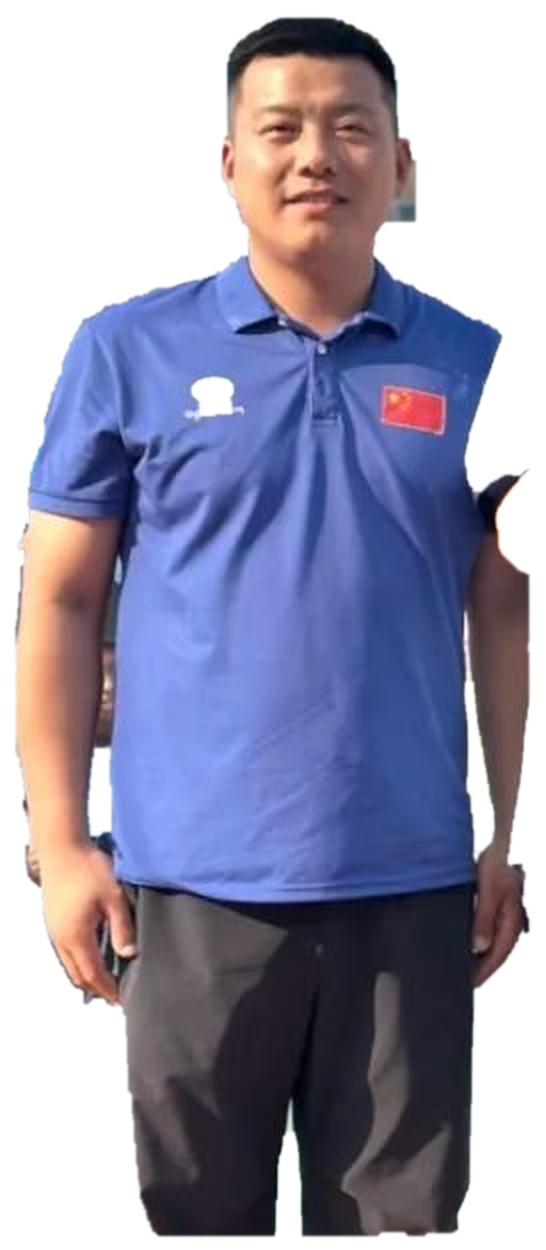
#> input picture build/cutout.png, 546 x 1250 px
$ python build_sprites.py
#> lines starting #> are read from the running program, lines starting #| are printed output that depends on the picture; after the words box and inside, x2 and y2 are one past the last pixel; in counts of white or black regions, pixels touching at a corner belong together
### tools/rig.py
# -*- coding: utf-8 -*-
"""姿态装配 v11：胶囊躯干 + 干净胸口布料；四肢挂到正确位置；步态幅度加大。"""
import math
import os
import sys
import cv2
import numpy as np
from PIL import Image, ImageDraw, ImageFilter

ROOT = os.path.dirname(os.path.dirname(os.path.abspath(__file__)))
OUT = os.path.join(ROOT, "build")
SRC = Image.open(os.path.join(OUT, "cutout.png")).convert("RGBA")   # 由 tools/cutout.py 生成
#> SRC is the input picture: PIL image 546x1250 RGBA; mean R, G, B, A 124.3, 128.1, 150.1, 167.3


def fill_holes(img):
    a = np.array(img)
    alpha = a[:, :, 3]
    m = (alpha > 40).astype(np.uint8)
    h, w = m.shape
    ff = m.copy()
    cv2.floodFill(ff, np.zeros((h + 2, w + 2), np.uint8), (0, 0), 1)
    holes = (~ff.astype(bool)) & (m == 0)
    if holes.any():
        bgr = cv2.inpaint(cv2.cvtColor(a[:, :, :3], cv2.COLOR_RGB2BGR), holes.astype(np.uint8) * 255, 3, cv2.INPAINT_TELEA)
        a[:, :, :3] = cv2.cvtColor(bgr, cv2.COLOR_BGR2RGB)
        alpha[holes] = 255
    return Image.fromarray(a)


def dark(im, f):
    a = np.array(im).astype(np.float32)
    a[..., :3] *= f
    return Image.fromarray(np.clip(a, 0, 255).astype(np.uint8))


def fade_top(im, px):
    w, h = im.size
    g = Image.new("L", (1, h), 255)
    for y in range(min(px, h)):
        g.putpixel((0, y), int(255 * (y / max(1, px)) ** 0.7))
    g = g.resize((w, h)).filter(ImageFilter.GaussianBlur(3))
    a = np.array(im)
    a[:, :, 3] = (a[:, :, 3].astype(np.float32) * np.array(g).astype(np.float32) / 255).astype(np.uint8)
    return Image.fromarray(a)


def head_piece():
    im = fill_holes(SRC.crop((196, 0, 434, 258)))
    a = np.array(im)
    rgb = a[:, :, :3].astype(np.int16)
    blue = (rgb[:, :, 2] > rgb[:, :, 0] + 30) & (rgb[:, :, 2] > 90)
    a[:, :, 3][blue] = 0
    im = Image.fromarray(a)
    m = Image.new("L", im.size, 0)
    ImageDraw.Draw(m).ellipse((7, -4, 231, 236), fill=255)
    m = m.filter(ImageFilter.GaussianBlur(4))
    base = im.getchannel("A").point(lambda v: 255 if v > 60 else 0)
    im.putalpha(Image.composite(im.getchannel("A"), Image.new("L", im.size, 0), Image.composite(m, Image.new("L", im.size, 0), base)))
    return im


SHIRT_TEX = fill_holes(SRC.crop((150, 372, 438, 716))).rotate(-90, expand=True, resample=Image.BICUBIC)
#> in fill_holes, `m = (alpha > 40).astype(np.uint8)`:
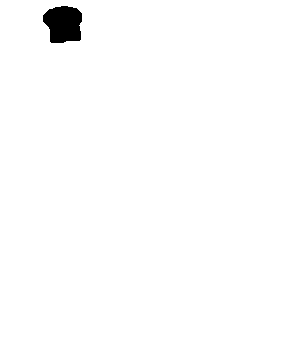
#> m: shape (344, 288); values 0 (black) and 1 (white), 98.8% white; 1 black region, box (x1, y1, x2, y2) and area: (43, 6, 82, 43) 1155
#> in fill_holes, `a[:, :, :3] = cv2.cvtColor(bgr, cv2.COLOR_BGR2RGB)`: a: shape (344, 288, 4); mean R, G, B, A 98.5, 113, 182.8, 251.6
#> in fill_holes, `alpha[holes] = 255`: alpha: shape (344, 288); min 43, max 255, mean 254.6
PANTS_TEX = fill_holes(SRC.crop((110, 860, 460, 1246)))
#> in fill_holes (call 2), `m = (alpha > 40).astype(np.uint8)`: m: shape (386, 350); values 0 (black) and 1 (white), 92% white; 1 black region, box (x1, y1, x2, y2) and area: (0, 147, 350, 386) 10752
#> in fill_holes (call 2), `a[:, :, :3] = cv2.cvtColor(bgr, cv2.COLOR_BGR2RGB)`: a: shape (386, 350, 4); mean R, G, B, A 62.6, 59.8, 72.9, 233.2
#> in fill_holes (call 2), `alpha[holes] = 255`:
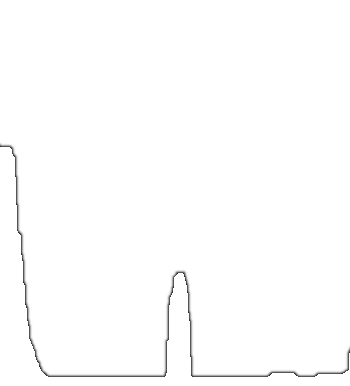
#> alpha: shape (386, 350); min 43, max 255, mean 253.3
HEAD = head_piece()
#> in fill_holes (call 3), `m = (alpha > 40).astype(np.uint8)`: m: shape (258, 238); values 0 (black) and 1 (white), 64.3% white; 1 black region, box (x1, y1, x2, y2) and area: (0, 0, 238, 258) 21905
#> in fill_holes (call 3), `cv2.floodFill(ff, np.zeros((h + 2, w + 2), np.uint8), (0, 0), 1)`: ff: shape (258, 238); every value is 1
#> in fill_holes (call 3), `holes = (~ff.astype(bool)) & (m == 0)`: holes: shape (258, 238) bool; every value is 0
#> in head_piece, `blue = (rgb[:, :, 2] > rgb[:, :, 0] + 30) & (rgb[:, :, 2] > 90)`: blue: shape (258, 238) bool; 8.4% white; 7 white regions (2 under 20 px), largest, box (x1, y1, x2, y2) and area: (135, 0, 224, 21) 1540, (0, 0, 85, 20) 1433, (3, 60, 30, 118) 1267, (203, 65, 223, 122) 844, (40, 253, 51, 258) 37
#> in head_piece, `a[:, :, 3][blue] = 0`: a: shape (258, 238, 4); mean R, G, B, A 173.6, 152, 143.2, 161
#> in head_piece, `ImageDraw.Draw(m).ellipse((7, -4, 231, 236), fill=255)`: m: PIL image 238x258 L; 69.1% white; 1 black region, box (x1, y1, x2, y2) and area: (0, 0, 238, 258) 19001
#> in head_piece, `base = im.getchannel("A").point(lambda v: 255 if v > 60 else 0)`: base: PIL image 238x258 L; 64.1% white; 2 black regions (1 under 20 px), largest, box (x1, y1, x2, y2) and area: (0, 0, 238, 258) 22035
ARM = fill_holes(SRC.crop((16, 380, 200, 990)))
#> in fill_holes (call 4), `m = (alpha > 40).astype(np.uint8)`: m: shape (610, 184); values 0 (black) and 1 (white), 91% white; 4 black regions, box (x1, y1, x2, y2) and area: (0, 376, 63, 610) 4904, (0, 0, 40, 239) 3547, (73, 369, 95, 455) 1588, (177, 1, 184, 21) 92
#> in fill_holes (call 4), `cv2.floodFill(ff, np.zeros((h + 2, w + 2), np.uint8), (0, 0), 1)`:
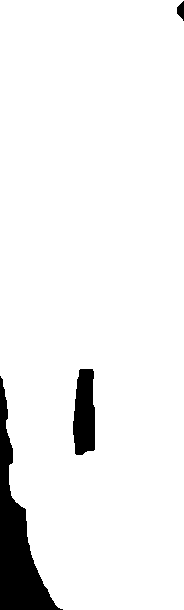
#> ff: shape (610, 184); values 0 (black) and 1 (white), 94.1% white; 3 black regions, box (x1, y1, x2, y2) and area: (0, 376, 63, 610) 4904, (73, 369, 95, 455) 1588, (177, 1, 184, 21) 92
#> in fill_holes (call 4), `a[:, :, :3] = cv2.cvtColor(bgr, cv2.COLOR_BGR2RGB)`:
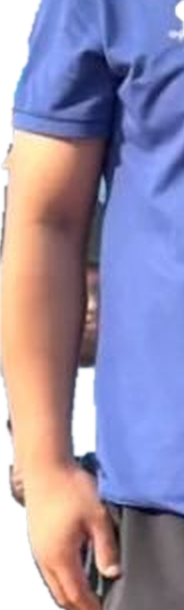
#> a: shape (610, 184, 4); mean R, G, B, A 140.8, 133.5, 163, 229.9; transparent parts drawn white
#> in fill_holes (call 4), `alpha[holes] = 255`: alpha: shape (610, 184); min 0, max 255, mean 244.7
LEG = fill_holes(SRC.crop((186, 856, 340, 1246)))
#> in fill_holes (call 5), `m = (alpha > 40).astype(np.uint8)`: m: shape (390, 154); values 0 (black) and 1 (white), 94.3% white; 1 black region, box (x1, y1, x2, y2) and area: (0, 277, 154, 390) 3413
#> in fill_holes (call 5), `a[:, :, :3] = cv2.cvtColor(bgr, cv2.COLOR_BGR2RGB)`:
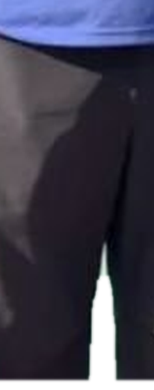
#> a: shape (390, 154, 4); mean R, G, B, A 51.9, 51.7, 67.9, 239; transparent parts drawn white
#> in fill_holes (call 5), `alpha[holes] = 255`:
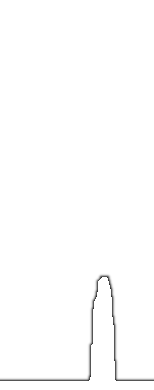
#> alpha: shape (390, 154); min 44, max 255, mean 253.3

W, H = 820, 500
GROUND = 432
BH = 146
BW = 320
HIP_X = 180
BODY_TOP = GROUND - 108 - BH
BODY_BOT = BODY_TOP + BH
SHO_X = HIP_X + BW

LEG_TOP = BODY_BOT - 58
leg = fade_top(LEG.resize((int(LEG.size[0] * (GROUND - LEG_TOP) / LEG.size[1]), GROUND - LEG_TOP), Image.LANCZOS),
               int((GROUND - LEG_TOP) * 0.26))
#> in fade_top, `g = g.resize((w, h)).filter(ImageFilter.GaussianBlur(3))`:
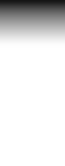
#> g: PIL image 65x166 L; min 21, max 255, mean 226.9
ARM_TOP = BODY_BOT - 68
arm = fade_top(ARM.resize((int(ARM.size[0] * (GROUND - ARM_TOP) / ARM.size[1]), GROUND - ARM_TOP), Image.LANCZOS),
               int((GROUND - ARM_TOP) * 0.28))
AW, AH = arm.size
#> AW = 53; AH = 176
LW, LH = leg.size
#> LW = 65; LH = 166

HEAD_H = int(BH * 1.18)
head = HEAD.resize((int(HEAD.size[0] * HEAD_H / HEAD.size[1]), HEAD_H), Image.LANCZOS)
HW, HH = head.size
#> HW = 158; HH = 172
HX = SHO_X - int(HW * 0.56)
#> HX = 412
HY = BODY_TOP - int(BH * 0.06)


def body_layer():
    """胶囊躯干：前段衬衫布料（露旗子），后段裤料，前低后高一点点。"""
    front_w = int(BW * 0.66)
    strip = Image.new("RGBA", (BW, BH), (0, 0, 0, 0))
    strip.alpha_composite(SHIRT_TEX.resize((front_w, BH), Image.LANCZOS), (0, 0))
    strip.alpha_composite(PANTS_TEX.resize((BW - front_w, BH), Image.LANCZOS), (front_w, 0))
    m = Image.new("L", (BW * 2, BH * 2), 0)
    ImageDraw.Draw(m).rounded_rectangle((0, 0, BW * 2 - 1, BH * 2 - 1), BH, fill=255)
    m = m.resize((BW, BH), Image.LANCZOS)
    strip.putalpha(m)
    return strip


BODY = body_layer()
print("body", (BW, BH), "arm", (AW, AH), "leg", (LW, LH), "head", (HW, HH))
#| body (320, 146) arm (53, 176) leg (65, 166) head (158, 172)


def put(canvas, im, angle, top_left):
    r = im.rotate(angle, expand=True, resample=Image.BICUBIC) if angle else im
    canvas.alpha_composite(r, (int(top_left[0] - (r.size[0] - im.size[0]) / 2),
                               int(top_left[1] - (r.size[1] - im.size[1]) / 2)))
    return r


def scene(pose="crawl", t=0.0, dbg=False):
    canvas = Image.new("RGBA", (W, H), (0, 0, 0, 0))
    sh = Image.new("RGBA", (W, H), (0, 0, 0, 0))
    ImageDraw.Draw(sh).ellipse((HIP_X - 60, GROUND - 10, SHO_X + 90, GROUND + 26), fill=(15, 15, 20, 110))
    canvas = Image.alpha_composite(canvas, sh.filter(ImageFilter.GaussianBlur(12)))

    if pose == "crawl":
        sw = math.cos(2 * math.pi * t)
        arm_n = (SHO_X - int(AW * 1.10), ARM_TOP + 2 + 8 * sw)
        arm_f = (SHO_X - int(AW * 1.55), ARM_TOP - 2 - 8 * sw)
        leg_n = (HIP_X + int(BW * 0.16), LEG_TOP + 2 - 8 * sw)
        leg_f = (HIP_X - int(BW * 0.02), LEG_TOP - 2 + 8 * sw)
        a_arm_n, a_arm_f = 6 + 12 * sw, 6 - 12 * sw
        a_leg_n, a_leg_f = 6 - 10 * sw, 6 + 10 * sw
        hx, hy, hang = HX, HY, 4
        body_top = BODY_TOP
    else:
        arm_n = (SHO_X - int(AW * 0.6), BODY_BOT - 34)
        arm_f = (SHO_X - int(AW * 0.95), BODY_BOT - 36)
        leg_n = (HIP_X + int(BW * 0.10), BODY_BOT - 40)
        leg_f = (HIP_X - int(BW * 0.06), BODY_BOT - 38)
        a_arm_n, a_arm_f = -84, -74
        a_leg_n, a_leg_f = 70, 82
        hx, hy, hang = HX + 24, BODY_BOT - int(HH * 0.24) - int(22 * t), -62 + 14 * t
        body_top = BODY_TOP + 22

    # 先贴四肢（顶端藏进躯干下面），再贴躯干，最后贴头
    put(canvas, dark(leg, 0.70), a_leg_f, leg_f)
    put(canvas, dark(arm, 0.74), a_arm_f, arm_f)
    put(canvas, leg, a_leg_n, leg_n)
    put(canvas, arm, a_arm_n, arm_n)
    canvas.alpha_composite(BODY, (HIP_X, body_top))
    put(canvas, head, hang, (hx, hy))
    if dbg:
        c = canvas.copy()
        d = ImageDraw.Draw(c)
        d.line([(0, GROUND), (W, GROUND)], fill=(255, 0, 0, 255), width=2)
        d.rectangle((HIP_X, body_top, SHO_X, body_top + BH), outline=(0, 0, 255, 255), width=2)
        canvas = c
    return canvas


# [21 lines left out: function sheet, not called in this run]


# [4 lines that do not run on import are left out]

### tools/build_sprites.py
# -*- coding: utf-8 -*-
"""从照片生成桌宠帧：crawl_0..3（爬行）+ kowtow_0..2（磕头），输出到 assets/sprites/。

前置：先跑 tools/cutout.py 生成 build/cutout.png
运行：python tools/build_sprites.py
"""
import os
import sys

from PIL import Image

ROOT = os.path.dirname(os.path.dirname(os.path.abspath(__file__)))
sys.path.insert(0, os.path.join(ROOT, "tools"))
import rig as R  # noqa: E402

OUT = os.path.join(ROOT, "assets", "sprites")
H_PX = 260          # 成品高度（桌宠实际显示高度）
PAD = 8
CRAWL_T = (0.0, 0.25, 0.5, 0.75)
KOWTOW_T = (0.0, 0.5, 1.0)


def union_bbox(images):
    box = None
    for im in images:
        b = im.getbbox()
        box = b if box is None else (min(box[0], b[0]), min(box[1], b[1]),
                                     max(box[2], b[2]), max(box[3], b[3]))
    return box


def main():
    os.makedirs(OUT, exist_ok=True)
    crawl = [R.scene("crawl", t) for t in CRAWL_T]
    kowtow = [R.scene("kowtow", t) for t in KOWTOW_T]
    box = union_bbox(crawl + kowtow)
    box = (max(0, box[0] - PAD), max(0, box[1] - PAD), min(R.W, box[2] + PAD), min(R.H, box[3] + PAD))
    cw, ch = box[2] - box[0], box[3] - box[1]
    scale = H_PX / float(ch)
    w_px = int(round(cw * scale))
    print("bbox", box, "-> canvas", (w_px, H_PX))

    for i, im in enumerate(crawl):
        im.crop(box).resize((w_px, H_PX), Image.LANCZOS).save(os.path.join(OUT, "crawl_%d.png" % i))
    for i, im in enumerate(kowtow):
        im.crop(box).resize((w_px, H_PX), Image.LANCZOS).save(os.path.join(OUT, "kowtow_%d.png" % i))
    print("saved 7 frames ->", OUT)


if __name__ == "__main__":
    main()
#> in main, `crawl = [R.scene("crawl", t) for t in CRAWL_T]`: crawl = 4 items
#> in main, `kowtow = [R.scene("kowtow", t) for t in KOWTOW_T]`: kowtow = 3 items
#> in main, `box = union_bbox(crawl + kowtow)`: box = (95, 178, 616, 488)
#> in main, `box = (max(0, box[0] - PAD), max(0, box[1] - PAD), min(R.W, box[2] + P..`: box = (87, 170, 624, 496)
#> in main, `cw, ch = box[2] - box[0], box[3] - box[1]`: cw = 537; ch = 326
#> in main, `scale = H_PX / float(ch)`: scale = 0.798
#> in main, `w_px = int(round(cw * scale))`: w_px = 428
#| bbox (87, 170, 624, 496) -> canvas (428, 260)
#> the loop in main, `for i, im in enumerate(crawl):` made 4 passes
#> the loop in main, `for i, im in enumerate(kowtow):` made 3 passes
#| saved 7 frames -> assets/sprites

$ run again, with assets/source.jpg saved as build/cutout.png
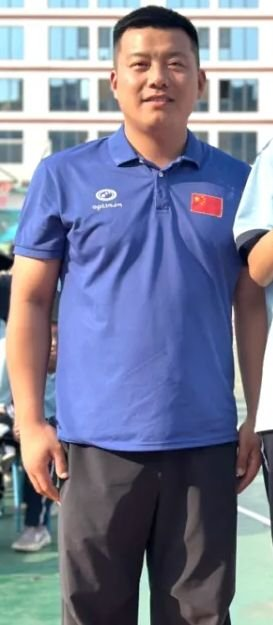
#> input picture assets/source.jpg, 273 x 625 px
#> in fill_holes, `alpha = a[:, :, 3]`:
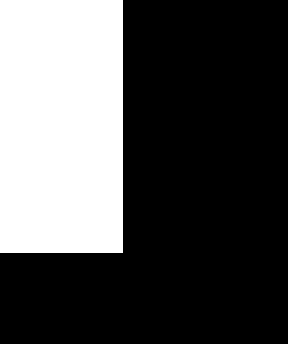
#> alpha: shape (344, 288); 31.4% white; 1 white region, box (x1, y1, x2, y2) and area: (0, 0, 123, 253) 31119
#> ff: shape (386, 350); every value is 1
#> holes: shape (258, 238) bool; 67.6% white; 1 black region, box (x1, y1, x2, y2) and area: (0, 0, 77, 258) 19866
#> bgr: shape (258, 238, 3)
#> blue: shape (258, 238) bool; 12.4% white; 15 white regions (8 under 20 px), largest, box (x1, y1, x2, y2) and area: (0, 136, 63, 258) 5138, (23, 27, 63, 61) 1202, (32, 80, 60, 104) 472
#> holes: shape (610, 184) bool; 59.8% white; 1 black region, box (x1, y1, x2, y2) and area: (0, 0, 184, 245) 45080
#> bgr: shape (610, 184, 3)
#> ff: shape (390, 154); every value is 1
#> g: PIL image 53x176 L
#> in fade_top (call 2), `a[:, :, 3] = (a[:, :, 3].astype(np.float32) * np.array(g).astype(np.fl..`:
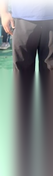
#> a: shape (176, 53, 4); mean R, G, B, A 106.1, 114.2, 118.3, 224.9; transparent parts drawn white
#> strip: PIL image 320x146 RGBA; every value is 0
#| body (320, 146) arm (53, 176) leg (65, 166) head (158, 172)
#> crawl = 4 items
#> kowtow = 3 items
#> in main, `box = union_bbox(crawl + kowtow)`: box = (95, 168, 616, 488)
#> in main, `box = (max(0, box[0] - PAD), max(0, box[1] - PAD), min(R.W, box[2] + P..`: box = (87, 160, 624, 496)
#> cw = 537; ch = 336
#> scale = 0.774
#> w_px = 416
#| bbox (87, 160, 624, 496) -> canvas (416, 260)
#> the loop in main, `for i, im in enumerate(crawl):` made 4 passes
#> the loop in main, `for i, im in enumerate(kowtow):` made 3 passes
#| saved 7 frames -> assets/sprites

$ run again, with assets/portrait.jpg saved as build/cutout.png
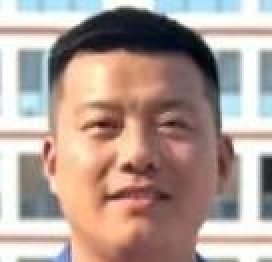
#> input picture assets/portrait.jpg, 136 x 131 px (shown 2 times larger)
#> alpha: shape (344, 288); every value is 0
#> ff: shape (344, 288); every value is 1
#> SHIRT_TEX: PIL image 344x288 RGBA; every value is 0
#> alpha: shape (386, 350); every value is 0
#> ff: shape (386, 350); every value is 1
#> alpha: shape (258, 238); every value is 0
#> ff: shape (258, 238); every value is 1
#> rgb: shape (258, 238, 3) int16; every value is 0
#> alpha: shape (610, 184); every value is 0
#> ff: shape (610, 184); every value is 1
#> alpha: shape (390, 154); every value is 0
#> ff: shape (390, 154); every value is 1
#> g: PIL image 53x176 L
#> head: PIL image 158x172 RGBA; every value is 0
#> in body_layer, `ImageDraw.Draw(m).rounded_rectangle((0, 0, BW * 2 - 1, BH * 2 - 1), BH..`:
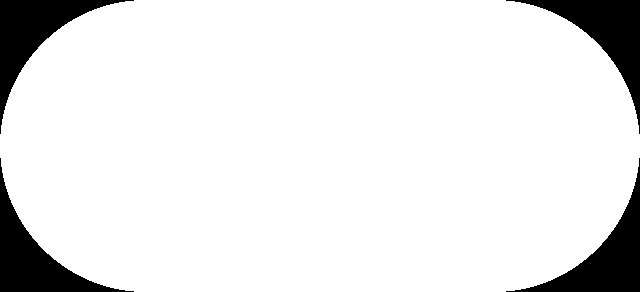
#> m: PIL image 640x292 L; 90.2% white; 4 black regions, box (x1, y1, x2, y2) and area: (0, 0, 134, 134) 4585, (506, 0, 640, 134) 4585, (0, 158, 134, 292) 4585, (506, 158, 640, 292) 4585
#| body (320, 146) arm (53, 176) leg (65, 166) head (158, 172)
#> r: PIL image 109x178 RGBA; every value is 0
#> r: PIL image 73x182 RGBA; every value is 0
#> r: PIL image 77x172 RGBA; every value is 0
#> r: PIL image 105x184 RGBA; every value is 0
#> r: PIL image 170x184 RGBA; every value is 0
#> r: PIL image 83x172 RGBA; every value is 0
#> crawl = 4 items
#> r: PIL image 175x88 RGBA; every value is 0
#> r: PIL image 185x100 RGBA; every value is 0
#> r: PIL image 179x118 RGBA; every value is 0
#> r: PIL image 181x72 RGBA; every value is 0
#> in scene (call 5), `canvas.alpha_composite(BODY, (HIP_X, body_top))`:
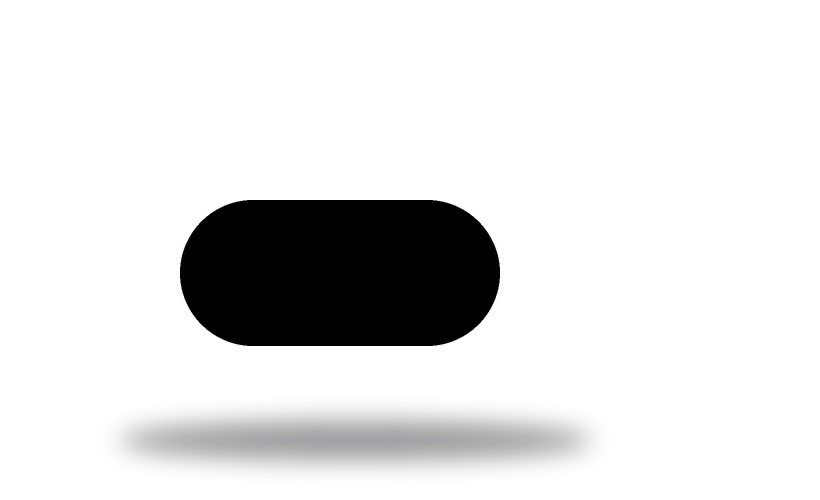
#> canvas: PIL image 820x500 RGBA; mean R, G, B, A 0.5, 0.5, 0.7, 29.9; transparent parts drawn white
#> kowtow = 3 items
#> in main, `box = union_bbox(crawl + kowtow)`: box = (95, 178, 616, 488)
#> in main, `box = (max(0, box[0] - PAD), max(0, box[1] - PAD), min(R.W, box[2] + P..`: box = (87, 170, 624, 496)
#> cw = 537; ch = 326
#> scale = 0.798
#> w_px = 428
#| bbox (87, 170, 624, 496) -> canvas (428, 260)
#> the loop in main, `for i, im in enumerate(crawl):` made 4 passes
#> the loop in main, `for i, im in enumerate(kowtow):` made 3 passes
#| saved 7 frames -> assets/sprites
